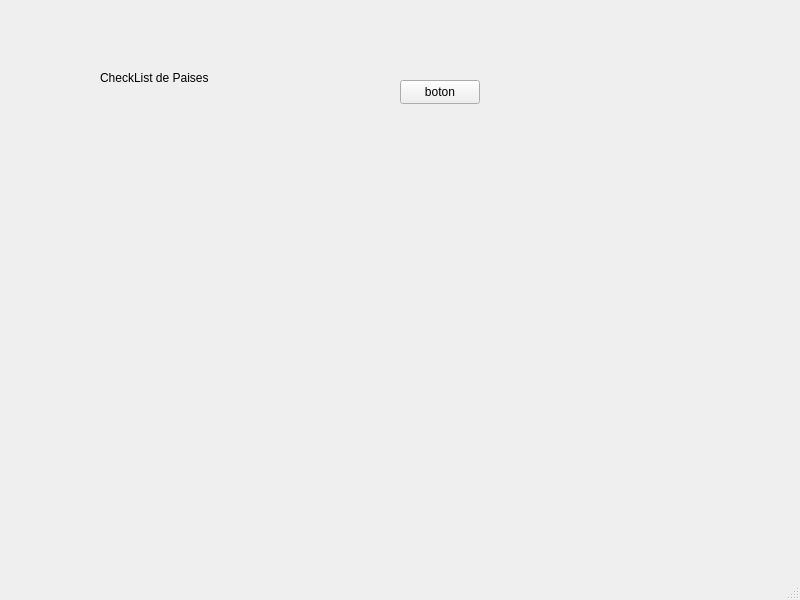
<?xml version="1.0" encoding="UTF-8"?>
<ui version="4.0">
 <class>MainWindow</class>
 <widget class="QMainWindow" name="MainWindow">
  <property name="geometry">
   <rect>
    <x>0</x>
    <y>0</y>
    <width>800</width>
    <height>600</height>
   </rect>
  </property>
  <property name="windowTitle">
   <string>MainWindow</string>
  </property>
  <widget class="QWidget" name="centralwidget">
   <widget class="QLabel" name="label">
    <property name="geometry">
     <rect>
      <x>100</x>
      <y>70</y>
      <width>141</width>
      <height>16</height>
     </rect>
    </property>
    <property name="text">
     <string>CheckList de Paises</string>
    </property>
   </widget>
   <widget class="QPushButton" name="agregarPaisButton">
    <property name="geometry">
     <rect>
      <x>400</x>
      <y>80</y>
      <width>80</width>
      <height>24</height>
     </rect>
    </property>
    <property name="text">
     <string>boton</string>
    </property>
   </widget>
   <widget class="QWidget" name="contenedorPaises" native="true">
    <property name="geometry">
     <rect>
      <x>30</x>
      <y>130</y>
      <width>581</width>
      <height>201</height>
     </rect>
    </property>
   </widget>
  </widget>
  <widget class="QMenuBar" name="menubar">
   <property name="geometry">
    <rect>
     <x>0</x>
     <y>0</y>
     <width>800</width>
     <height>21</height>
    </rect>
   </property>
  </widget>
  <widget class="QStatusBar" name="statusbar"/>
 </widget>
 <resources/>
 <connections/>
</ui>
